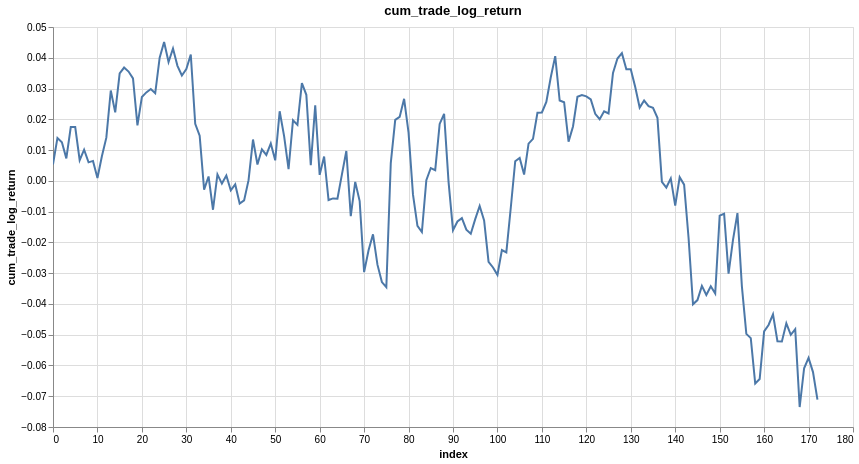

The cell this chart's notebook holds for it:
### Markdown cell above
### Display Equity Curve (Log Space)

### Code cell
research.plot_column(trades, 'cum_trade_log_return')

### Figure 1 — Vega-Lite specification as saved in the notebook (floating-point values rounded to 4 significant figures; data arrays with more than 128 entries replaced by an {"elided": "..."} marker saying what was removed)
{"config": {"view": {"continuousWidth": 300, "continuousHeight": 300}}, "data": {"name": "data-db1f4a0f8dbdc520748dfbafebaf36c2"}, "mark": {"type": "line", "tooltip": true}, "encoding": {"x": {"field": "index", "type": "quantitative"}, "y": {"field": "cum_trade_log_return", "type": "quantitative"}}, "height": 400, "params": [{"name": "param_1e9efca18e7a2868", "select": {"type": "interval", "encodings": ["x", "y"]}, "bind": "scales"}], "title": "cum_trade_log_return", "width": 800, "$schema": "https://vega.github.io/schema/vega-lite/v6.1.0.json", "datasets": {"data-db1f4a0f8dbdc520748dfbafebaf36c2": {"elided": "173 records"}}}
